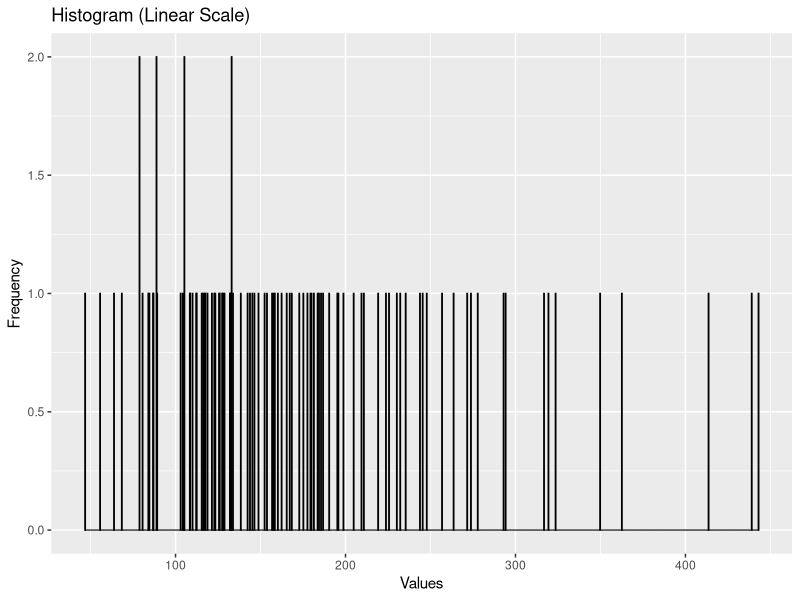
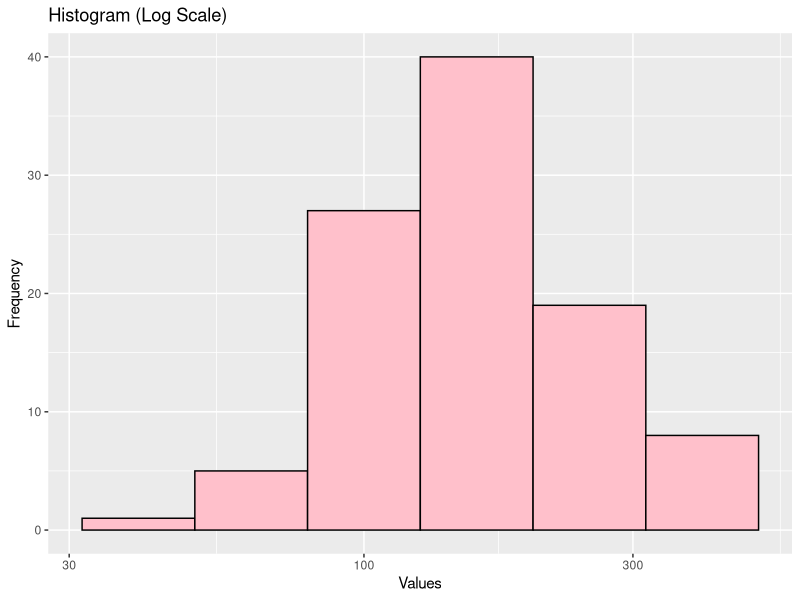
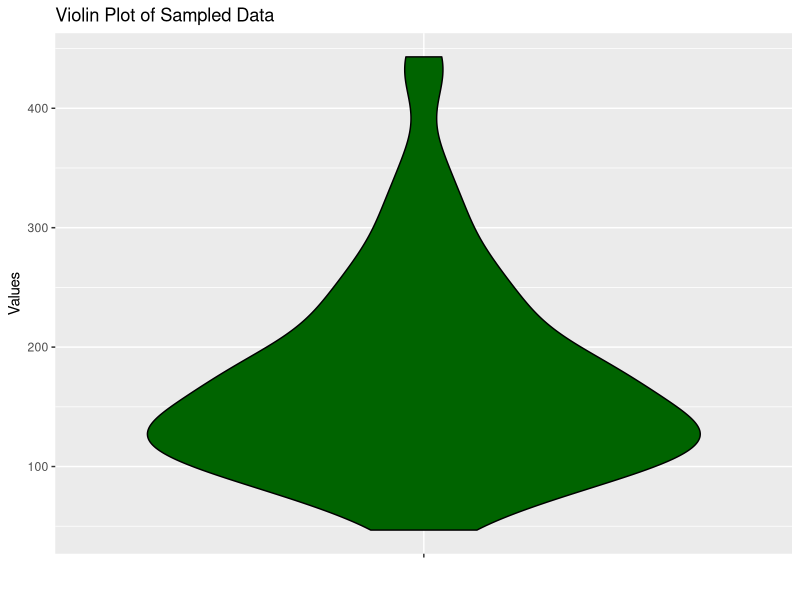

The R source for these figures, in order:
## ---- chunk 1
# Load the ggplot2 library
library(ggplot2)

# Random seed (reproducibility)
set.seed(123)
## ---- chunk 2
# Parameters for the log-normal distribution
mu <- 5
sigma <- 0.5

# 100 random values from the log-normal distribution
sampled_values <- rlnorm(100, meanlog = mu, sdlog = sigma)
## ---- chunk 3
# Create a data frame with the sampled values
random_data <- data.frame(values = sampled_values)
## ---- chunk 4
# Histogram on the linear scale
linear_plot <- ggplot(random_data, aes(x = values)) +
  geom_histogram(binwidth = 0.2, fill = "green", color = "black") +
  labs(title = "Histogram (Linear Scale)", x = "Values", y = "Frequency")

# Display linear plot
print(linear_plot)
## ---- chunk 5
# Histogram on the log scale
log_plot <- ggplot(random_data, aes(x = values)) +
  geom_histogram(binwidth = 0.2, fill = "pink", color = "black") +
  labs(title = "Histogram (Log Scale)", x = "Values", y = "Frequency") +
  scale_x_log10()

# Display log plot
print(log_plot)
## ---- chunk 6
# Violin plot
violin_plot <- ggplot(random_data, aes(x = "", y = values)) +
  geom_violin(fill = "dark green", color = "black") +
  labs(title = "Violin Plot of Sampled Data",x="", y = "Values") 

# Display the violin plot
print(violin_plot)
